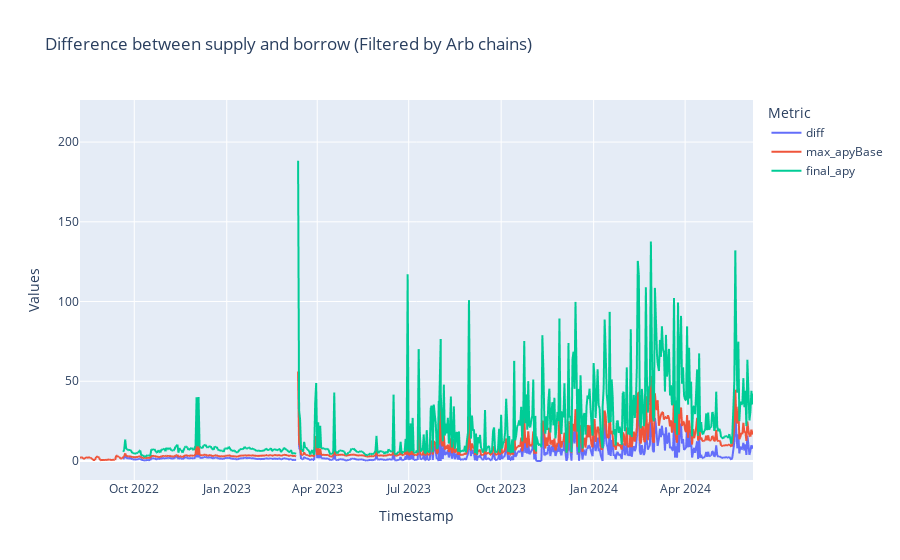

The notebook cell saved with this chart:
### Code cell
# Ensure the 'timestamp' column is in datetime format
time_series_df['timestamp'] = pd.to_datetime(time_series_df['timestamp'])

# Initialize lists to hold the calculated differences, max apyBase, and final APY
overall_diff = []
max_apyBase_series = []
final_apy_series = []

number_of_loops = math.ceil(math.log(stop_condition) / math.log(LTV))
total_collateral = initial_collateral * ((1 - LTV**(number_of_loops + 1)) / (1 - LTV))
leverage = total_collateral / initial_collateral

# Filter for specific assets
asset_filter = 'arb'  # Options: 'pol', 'arb', 'both'
if asset_filter == 'pol':
    filtered_df = time_series_df.filter(regex='timestamp|pol_')
elif asset_filter == 'arb':
    filtered_df = time_series_df.filter(regex='timestamp|arb_')
else:
    filtered_df = time_series_df

# Calculate daily differences across all assets and the final APY
for date, data in filtered_df.groupby('timestamp'):
    max_apyBase = data.filter(like='apyBase').max(axis=1).values[0]
    min_apyBaseBorrow = data.filter(like='apyBaseBorrow').min(axis=1).values[0]
    spread = max_apyBase - min_apyBaseBorrow
    
    overall_diff.append({'timestamp': date, 'diff': spread})
    max_apyBase_series.append({'timestamp': date, 'max_apyBase': max_apyBase})
    
    final_apy = (max_apyBase * initial_collateral + (total_collateral - initial_collateral) * spread) / initial_collateral
    final_apy_series.append({'timestamp': date, 'final_apy': final_apy})

# Convert the lists to DataFrames
overall_diff_df = pd.DataFrame(overall_diff)
max_apyBase_df = pd.DataFrame(max_apyBase_series)
final_apy_df = pd.DataFrame(final_apy_series)

# Merge all DataFrames for plotting
merged_df = pd.merge(overall_diff_df, max_apyBase_df, on='timestamp')
merged_df = pd.merge(merged_df, final_apy_df, on='timestamp')

# Plot the time series data
fig = px.line(merged_df, x='timestamp', y=['diff', 'max_apyBase', 'final_apy'], title='Difference between supply and borrow (Filtered by ' + asset_filter.capitalize() + ' chains)')

fig.update_layout(
    xaxis_title='Timestamp',
    yaxis_title='Values',
    legend_title='Metric'
)

fig.show()

### Figure 1 — Plotly figure (JSON) as saved in the notebook; plotly's stock layout.template omitted (floating-point values rounded to 4 significant figures; data arrays with more than 128 entries replaced by an {"elided": "..."} marker saying what was removed)
{"data": [{"hovertemplate": "variable=diff<br>timestamp=%{x}<br>value=%{y}<extra></extra>", "legendgroup": "diff", "line": {"color": "#636efa", "dash": "solid"}, "marker": {"symbol": "circle"}, "mode": "lines", "name": "diff", "showlegend": true, "type": "scattergl", "x": {"elided": "676 str values"}, "xaxis": "x", "y": {"elided": "676 float values"}, "yaxis": "y"}, {"hovertemplate": "variable=max_apyBase<br>timestamp=%{x}<br>value=%{y}<extra></extra>", "legendgroup": "max_apyBase", "line": {"color": "#EF553B", "dash": "solid"}, "marker": {"symbol": "circle"}, "mode": "lines", "name": "max_apyBase", "showlegend": true, "type": "scattergl", "x": {"elided": "676 str values"}, "xaxis": "x", "y": {"elided": "676 float values"}, "yaxis": "y"}, {"hovertemplate": "variable=final_apy<br>timestamp=%{x}<br>value=%{y}<extra></extra>", "legendgroup": "final_apy", "line": {"color": "#00cc96", "dash": "solid"}, "marker": {"symbol": "circle"}, "mode": "lines", "name": "final_apy", "showlegend": true, "type": "scattergl", "x": {"elided": "676 str values"}, "xaxis": "x", "y": {"elided": "676 float values"}, "yaxis": "y"}], "layout": {"legend": {"title": {"text": "Metric"}, "tracegroupgap": 0}, "title": {"text": "Difference between supply and borrow (Filtered by Arb chains)"}, "xaxis": {"anchor": "y", "domain": [0, 1], "title": {"text": "Timestamp"}}, "yaxis": {"anchor": "x", "domain": [0, 1], "title": {"text": "Values"}}}}
